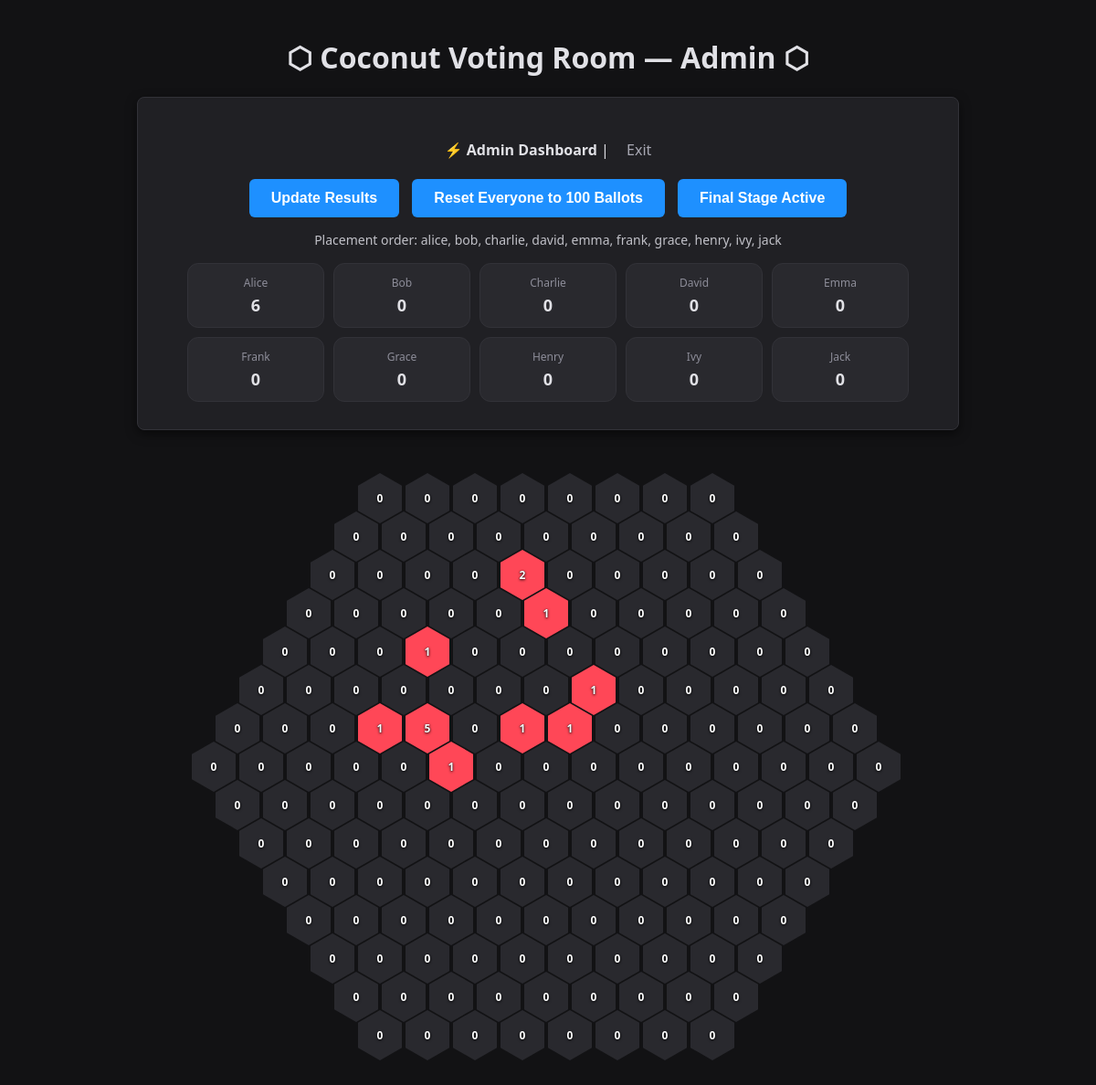
The page / (signed in) on the database its author committed.
### tables this page shows
CREATE TABLE cluster_scores (
                username TEXT PRIMARY KEY,
                score INTEGER DEFAULT 0
            );

### routes.py (the view, shortened to what this page needs)
@main_bp.route('/')
def index():
    if 'username' not in session:
        return render_template('login.html', logged_in=False, error=None)
    username = session['username']
    reveal = is_reveal_mode()
    final_stage = is_final_stage_active()
    all_votes_data = {}
    cluster_placements = get_cluster_placements()
    cluster_scores = get_cluster_scores()
    cluster_cell_owner = {}
    cluster_cell_shape = {}
    cluster_cell_color = {}
    for placement in cluster_placements:
        for cell in placement['cells']:
            cluster_cell_owner[cell] = placement['username']
            cluster_cell_shape[cell] = placement['shape_id']
            cluster_cell_color[cell] = '#ffffff'
    if username == ADMIN_USERNAME:
        all_votes_data = get_admin_snapshot()
        placement_order = get_placement_order()
        return render_template(
            'admin.html',
            logged_in=True,
            username=ADMIN_USERNAME,
            user_color=ADMIN_COLOR,
            reveal_mode=reveal,
            final_stage=final_stage,
            all_votes_data=all_votes_data,
            placement_order=placement_order,
            cluster_placements=cluster_placements,
            cluster_scores=cluster_scores,
            cluster_cell_color=cluster_cell_color,
            shape_catalog=SHAPE_CATALOG,
        )

### db.py (called while the page is built)
def get_db():
    conn = sqlite3.connect(DATABASE)
    conn.execute('PRAGMA journal_mode=WAL;')
    conn.execute('PRAGMA busy_timeout = 5000;')
    conn.row_factory = sqlite3.Row
    return conn

def get_config_value(key, default=None):
    with get_db() as conn:
        row = conn.execute('SELECT value FROM system_config WHERE key = ?', (key,)).fetchone()
        return row['value'] if row else default

def is_reveal_mode():
    value = get_config_value('reveal_mode', 'false')
    return str(value).lower() in ('true', '1', 'yes')

def is_final_stage_active():
    value = get_config_value('final_stage', 'false')
    return str(value).lower() in ('true', '1', 'yes')

def get_placement_order():
    raw = get_config_value('placement_order', '[]')
    try:
        return json.loads(raw)
    except Exception:
        return []

def get_cluster_placements():
    with get_db() as conn:
        rows = conn.execute('SELECT username, shape_id, anchor_cell_id, orientation, cells, winner, cluster_score FROM cluster_placements').fetchall()
        result = []
        for row in rows:
            result.append({
                'username': row['username'],
                'shape_id': row['shape_id'],
                'anchor_cell_id': row['anchor_cell_id'],
                'orientation': row['orientation'],
                'cells': json.loads(row['cells']),
                'winner': row['winner'],
                'cluster_score': row['cluster_score'],
            })
        return result

def get_cluster_scores():
    with get_db() as conn:
        rows = conn.execute('SELECT username, score FROM cluster_scores').fetchall()
        return {row['username']: row['score'] for row in rows}

def get_admin_snapshot():
    with get_db() as conn:
        row = conn.execute("SELECT value FROM admin_snapshot WHERE key = 'votes'").fetchone()
        if not row or not row['value']:
            return {}
        return json.loads(row['value'])

### templates/admin.html (shortened to what this page needs)
{% extends 'base.html' %}
{% block content %}
    <h1>⬡ Coconut Voting Room — Admin ⬡</h1>
    <div class="box">
        <p>⚡ <strong>Admin Dashboard</strong> | <a href="/logout" class="logout-link">Exit</a></p>
        <button class="btn btn-admin" onclick="updateResults()">Update Results</button>
        <button class="btn btn-admin" onclick="grantBallots()">Reset Everyone to 100 Ballots</button>
        {% if final_stage %}
            <button class="btn btn-admin" disabled>Final Stage Active</button>
            <p style="margin-top: 10px; font-size: 14px; color: #c1c1c8;">
                Placement order: {{ placement_order|join(', ') }}
            </p>
        {% else %}
            <button class="btn btn-admin" onclick="startFinalStage()">Start Final Stage</button>
        {% endif %}
        <div style="margin-top: 16px; display:flex; flex-wrap:wrap; justify-content:center; gap:10px;">
            {% for username, score in cluster_scores.items() %}
                <div style="background:#29292e; border:1px solid #323238; border-radius:12px; padding:12px 14px; min-width:120px; text-align:center;">
                    <div style="font-size:12px; color:#8d8d99; text-transform:capitalize;">{{ username }}</div>
                    <div style="font-size:18px; font-weight:700; margin-top:4px;">{{ score }}</div>
                </div>
            {% endfor %}
        </div>
    </div>
    <div class="grid-container">
        <div class="hex-grid">
            {% set row_lengths = [8, 9, 10, 11, 12, 13, 14, 15, 14, 13, 12, 11, 10, 9, 8] %}
            {% for r in range(1, 16) %}
            <div class="hex-row">
                {% set count = row_lengths[r-1] %}
                {% for c in range(1, count + 1) %}
                    {% set cell_id = "R" ~ r ~ "C" ~ c %}
                    {% set votes_list = all_votes_data.get(cell_id, []) %}
                    {% set total_votes = votes_list|sum(attribute='ballots') %}
                    {% set cluster_color = cluster_cell_color.get(cell_id) if cluster_cell_color is defined else None %}
                    {% set cluster_owner = cluster_cell_owner.get(cell_id) if cluster_cell_owner is defined else None %}
                    {% set pie_gradient = "" %}
                    {% if total_votes > 0 and not cluster_owner %}
                        {% set ns = namespace(current_pct=0, gradient_str="conic-gradient(") %}
                        {% for item in votes_list %}
                            {% set item_pct = (item['ballots'] / total_votes) * 100 %}
                            {% set next_pct = ns.current_pct + item_pct %}
                            {% set ns.gradient_str = ns.gradient_str ~ item['color'] ~ " " ~ ns.current_pct ~ "% " ~ next_pct ~ "%" %}
                            {% if not loop.last %}{% set ns.gradient_str = ns.gradient_str ~ ", " %}{% endif %}
                            {% set ns.current_pct = next_pct %}
                        {% endfor %}
                        {% set pie_gradient = ns.gradient_str ~ ")" %}
                    {% endif %}
                    <div class="hex {% if total_votes > 0 %}user-voted{% endif %} {% if cluster_owner %}cluster-member{% endif %}"
                         id="{{ cell_id }}"
                         data-cell="{{ cell_id }}"
                         style="{% if pie_gradient != '' %}background: {{ pie_gradient }};{% endif %}">
                        <div class="hex-content">
                            <span class="total" id="total-{{ cell_id }}">
                                {{ total_votes }}
                            </span>
                        </div>
                    </div>
                {% endfor %}
            </div>
            {% endfor %}
        </div>
    </div>
{% endblock %}

### templates/base.html (shortened to what this page needs)
<!DOCTYPE html>
<html lang="en">
<head>
</head>
<body>
    <div class="container">
        {% block content %}{% endblock %}
    </div>
</body>
</html>

### templates/base.html (style rules this page uses)
body { font-family: 'Segoe UI', Tahoma, Geneva, Verdana, sans-serif; background: #121214; color: #e1e1e6; margin: 0; padding: 20px; display: flex; flex-direction: column; align-items: center; }
.container { max-width: 900px; width: 100%; text-align: center; }
.box { background: #202024; border: 1px solid #323238; padding: 30px; border-radius: 8px; box-shadow: 0 4px 12px rgba(0,0,0,0.5); margin-bottom: 20px; }
.btn { background: #04d361; color: #000; font-weight: bold; border: none; padding: 12px 24px; border-radius: 6px; cursor: pointer; font-size: 16px; margin: 5px; }
.btn-admin { background: #1e90ff; color: white; }
.logout-link { color: #a8a8b3; text-decoration: none; margin-left: 15px; }
.grid-container { width: 100%; overflow-x: auto; padding: 40px 0; display: flex; justify-content: center; }
.hex-grid { display: flex; flex-direction: column; align-items: center; }
.hex-row { display: flex; justify-content: center; margin-top: -13px; }
.hex { width: 48px; height: 55px; background: #29292e; clip-path: polygon(50% 0%, 100% 25%, 100% 75%, 50% 100%, 0% 75%, 0% 25%); display: flex; flex-direction: column; justify-content: center; align-items: center; font-size: 10px; cursor: pointer; user-select: none; -webkit-user-select: none; -webkit-touch-callout: none; transition: all 0.15s ease; margin-right: 4px; position: relative; }
.hex.user-voted { background: var(--user-color, #00875f); color: white; }
.hex-content { position: absolute; z-index: 5; text-align: center; display: flex; flex-direction: column; justify-content: center; align-items: center; text-shadow: 0px 1px 3px rgba(0,0,0,0.9), 0px 0px 1px rgba(0,0,0,1); color: #fff; pointer-events: none; }
.hex span.total { font-weight: bold; font-size: 12px; }

### rows shown on the page
cluster_scores: username "Alice", score "6"
cluster_scores: username "Bob", score "0"
cluster_scores: username "Charlie", score "0"
cluster_scores: username "David", score "0"
cluster_scores: username "Emma", score "0"
cluster_scores: username "Frank", score "0"
cluster_scores: username "Grace", score "0"
cluster_scores: username "Henry", score "0"
cluster_scores: username "Ivy", score "0"
cluster_scores: username "Jack", score "0"

### other values the page prints
{{ placement_order|join(', ') }} "alice, bob, charlie, david, emma, frank, grace, henry, ivy, jack"
{{ total_votes }} "0" "0" "0" "0" "0" "0" "0" "0" "0" "0" "0" "0" "0" "0" "0" "0" "0" "0" "0" "0" "0" "2" "0" "0" "0" "0" "0" "0" "0" "0" "0" "0" "1" "0" "0" "0" "0" "0" "0" "0" "0" "1" "0" "0" "0" "0" "0" "0" "0" "0" "0" "0" "0" "0" "0" "0" "0" "1" "0" "0" "0" "0" "0" "0" "0" "0" "1" "5" "0" "1" "1" "0" "0" "0" "0" "0" "0" "0" "0" "0" "0" "0" "1" "0" "0" "0" "0" "0" "0" "0" "0" "0" "0" "0" "0" "0" "0" "0" "0" "0" "0" "0" "0" "0" "0" "0" "0" "0" "0" "0" "0" "0" "0" "0" "0" "0" "0" "0" "0" "0" "0" "0" "0" "0" "0" "0" "0" "0" "0" "0" "0" "0" "0" "0" "0" "0" "0" "0" "0" "0" "0" "0" "0" "0" "0" "0" "0" "0" "0" "0" "0" "0" "0" "0" "0" "0" "0" "0" "0" "0" "0" "0" "0" "0" "0" "0" "0" "0" "0"
